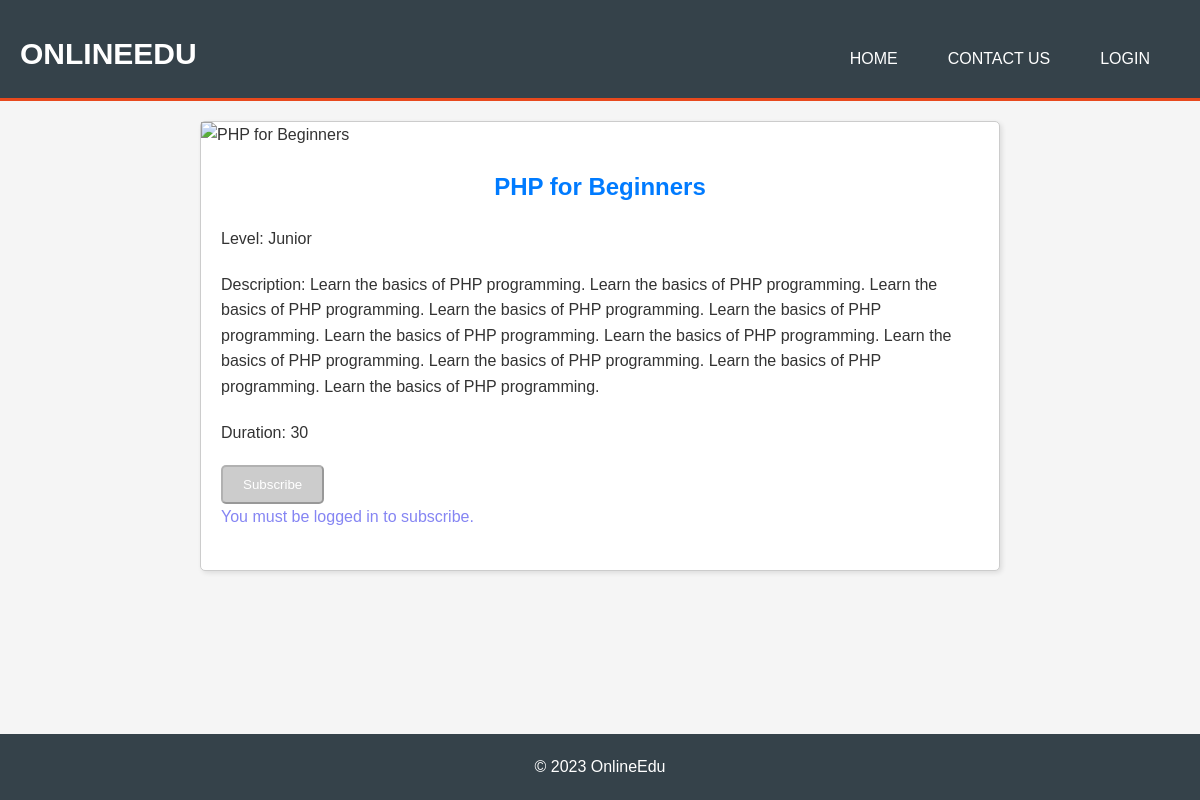
The page /pages/course.php?id=4 on the database its author committed.
### tables this page shows
CREATE TABLE Courses (
    CourseID INT AUTO_INCREMENT PRIMARY KEY,
    Title VARCHAR(100),
    Picture BLOB,
    Level ENUM('Junior', 'Middle', 'Senior'),
    Description TEXT,
    Duration INT
);

### pages/course.php (the view, shortened to what this page needs)
<?php
include '../includes/db_connection.php';
$loggedIn = isset($_SESSION['user_id']);
$courseId = $_GET['id'];
$sql = "SELECT * FROM Courses WHERE CourseID = ?";
$stmt = $conn->prepare($sql);
$stmt->bind_param('i', $courseId);
$stmt->execute();
$result = $stmt->get_result();
$course = $result->fetch_assoc();
?>
<html>
<head>
</head>
<body>
    <?php include 'header.php'; ?>
    <div class="course">
        <img src="../processes/image.php?id=<?php echo $course['CourseID']; ?>" alt="<?php echo $course['Title']; ?>">
        <div class="course-details">
            <h2><?php echo $course['Title']; ?></h2>
            <p>Level: <?php echo $course['Level']; ?></p>
            <p>Description: <?php echo $course['Description']; ?></p>
            <p>Duration: <?php echo $course['Duration']; ?></p>
            <form action="../processes/subscribe.php" method="post">
                <?php if ($loggedIn && !$userCourse) : ?>
                    <input type="submit" value="Subscribe" class="btn">
                <?php else : ?>
                    <input type="submit" value="Subscribe" class="btn disabled" disabled>
                <?php endif; ?>
            </form>
            <?php if (!$loggedIn) echo '<p class="alert">You must be logged in to subscribe.</p>'; ?>
        </div>
    </div>
    <?php include 'footer.php'; ?>
</body>
</html>

### styles/styles.css (style rules this page uses)
* { margin: 0; padding: 0; box-sizing: border-box; }
body { line-height: 1.6; font-family: Arial, sans-serif; background-color: #f4f4f4; color: #333; padding: 30px; }
body { font-family: Arial, sans-serif; margin: 0; padding: 0; background-color: #f5f5f5; display: flex; flex-direction: column; min-height: 100vh; }
.alert { color: rgb(133, 133, 243); }
.course { border: 1px solid #ccc; border-radius: 5px; box-shadow: 2px 2px 5px rgba(0, 0, 0, 0.1); width: 100%; max-width: 800px; margin: 20px auto; padding: 0 0 20px 0; background-color: white; }
.course .course-details { padding: 0 20px; }
.course h2 { margin-bottom: 20px; text-align: center; color: #007BFF; }
.course p { margin-bottom: 20px; }
.course img { display: block; margin: 0 auto 20px auto; max-width: 100%; }
.course .btn { display: inline-block; text-decoration: none; color: white; background-color: #007BFF; padding: 10px 20px; border-radius: 5px; transition: background-color 0.3s ease; }
.course .btn.disabled { background-color: #cccccc; cursor: not-allowed; }

### rows shown on the page
courses: Title "PHP for Beginners", Level "Junior", Description "Learn the basics of PHP programming. Learn the basics of PHP programming. Learn the basics of PHP programming. Learn the basics of PHP programming. Learn the basics of PHP programming. Learn the basics of PHP programming. Learn the basics of PHP programming. Learn the basics of PHP programming. Learn the basics of PHP programming. Learn the basics of PHP programming. Learn the basics of PHP programming.", Duration "30"
